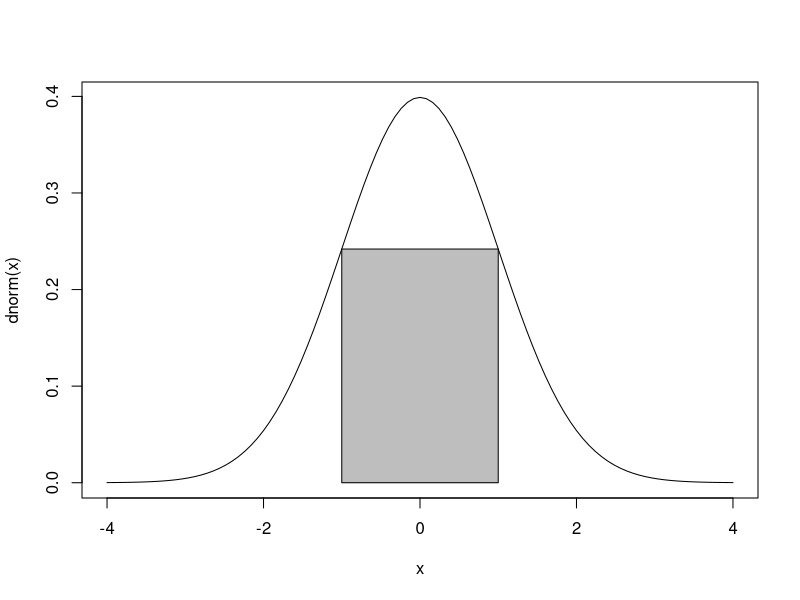
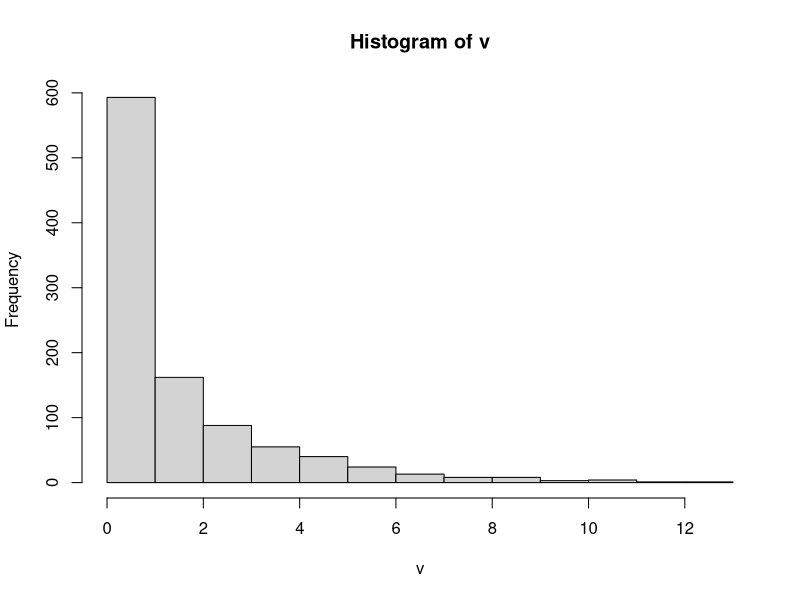

The R source for these figures, in order:
# problem-01 --------------------------------------------

A = matrix(c(9, 7, 13, 0, 2, 1, 6, 8, 3), 3, 3, T)

sub = function(x){

row = c()
for(i in 1:nrow(x)){
if(i %% 2 == 1) {row[i] = i}
}

row = na.omit(row)

col = c()
for(i in 1:ncol(x)){
if(i %% 2 == 1) {col[i] = i}
}

col = na.omit(col)

return(x[row, col])

}

sub(A)

#----------------- Problem-02 -----------------------
curve(dnorm(x), -4, 4)
rect(-1, 0, 1, dnorm(1), col = "grey")

# Problem-03 ----------------------------------------

x = 1:10; y = 11:20

MP = function(x, y){

MAD = function(a){
mean(abs(a - median(a)))
}

X = (x - median(x))/MAD(x)
Y = (y - median(y))/MAD(y)

return(median(X * Y))

}

MP(x, y)


#################### 2019 #########################
#-------------------- problem-01 ------------------
A = matrix(1:9, 3, 3, T)

range = function(x){
  range = c()
  for(i in 1:nrow(x)){
  range[i] = (max(x[i, ]) - min(x[i, ]))
  }
  return(range)
}
range(A)


#------------------- Simulation -------------------
v = c()
for(x in 1:1000){
  u = c()
  u = runif(1, 0, 1)
  i = 1
  while(u >= exp(-1)){
    
    u = cumprod(u)
    
    u = runif(1, 0, 1)
    i = i + 1
  }
  y = i - 1
  
  v[x] = y
  
}

v
hist(v)


#---------------- problem-03 ----------------------
A = matrix(1:9, 3, 3, T)

sums = function(x){
  rowSums(x^3)
}
sums(A)


#  incourse -------------
x = rpois(10, 7.6)
x
A.sort = function(x){
  sort(x)
}
A.sort(x)

own.med = function(x){
  median(A.sort(x))
}
own.med(x)

y = rexp(100, .05)
y
own.med(y)
